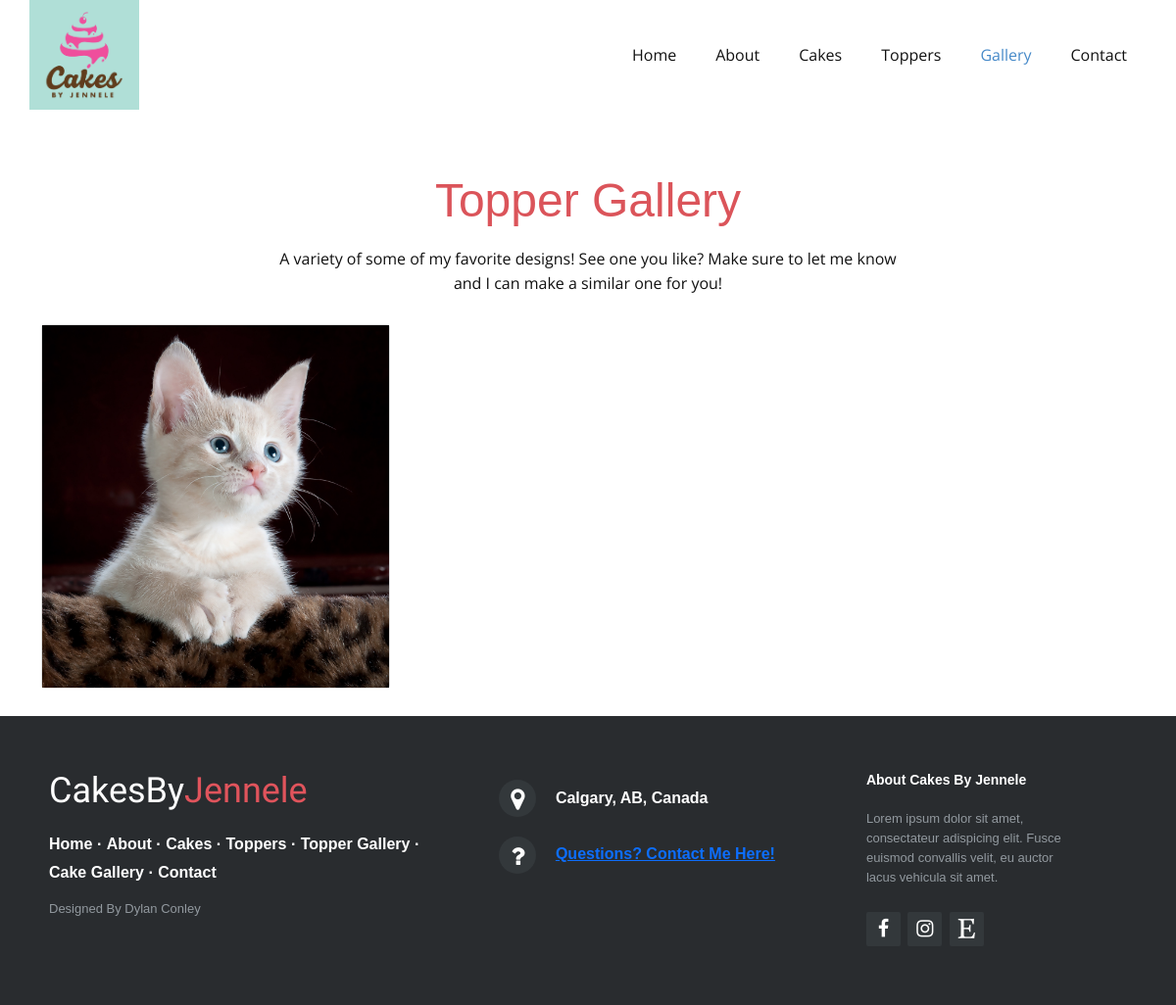
/topper-gallery, run on the app's committed database.
### gallery/models.py (models this page shows, shortened)
class TopperGalleryWriting(models.Model):
    Title = models.CharField(max_length=50, null=True)
    Description = models.TextField(null=True, max_length=400)
    class Meta:
        verbose_name_plural = "Topper Gallery Page - Text"

class TopperGalleryImages(models.Model):
    Image = models.ImageField(null=True, default="temp.png", help_text = "Please add as many as you would like!")
    class Meta:
        verbose_name_plural = "Topper Gallery Page - Images"

### gallery/views.py (the view)
# urls.py: path('topper-gallery', views.toppergallery, name='toppergallery'),
def toppergallery(request):
    information = TopperGalleryWriting.objects.get(pk=1)
    images = TopperGalleryImages.objects.all()
    context = {'information': information, 'images':images}
    return render(request, 'gallery/gallery.html', context)

### gallery/templates/gallery/gallery.html (shortened to what this page needs)
{% extends 'main.html' %}
{% block content %}
{% load static %}
<link rel="stylesheet" href="{% static 'styles/nicepageV2.css' %}" media="screen">
<link rel="stylesheet" href="{% static 'styles/Gallery.css' %}" media="screen">
<link href="https://cdn.jsdelivr.net/npm/bootstrap@5.1.3/dist/css/bootstrap.min.css" rel="stylesheet">
<section class="u-align-center u-clearfix u-section-1" id="carousel_2531">
    <div class="u-clearfix u-sheet u-sheet-1">
      <h1 class="u-custom-font u-font-oswald u-text u-text-palette-2-base u-text-1">{{ information.Title }}</h1>
      <p class="u-text u-text-2">{{ information.Description }}</p>
    </div>
</section>
<div class="container">
    <div class="row">
        {% for image in images %}
        <div class="col-md-4">
            <div class="card my-2">
                <img class="image-thumbnail" src="{{ image.Image }}">
            </div>
        </div>
        {% endfor %}
    </div>
</div>
{% include 'bottomV2.html' %}
{% endblock content %}

### static/styles/Gallery.css (style rules this page uses)
.u-section-1 .u-sheet-1 { min-height: 209px; }
.u-section-1 .u-text-1 { width: 655px; font-size: 3rem; margin: 67px auto 0; }
.u-section-1 .u-text-2 { width: 655px; margin: 20px auto; }

### data on the page
TopperGalleryWriting: Title "Topper Gallery", Description "A variety of some of my favorite designs! See one you like? Make sure to let me know and I can make a similar one for you!"
TopperGalleryImages: Image (picture)
